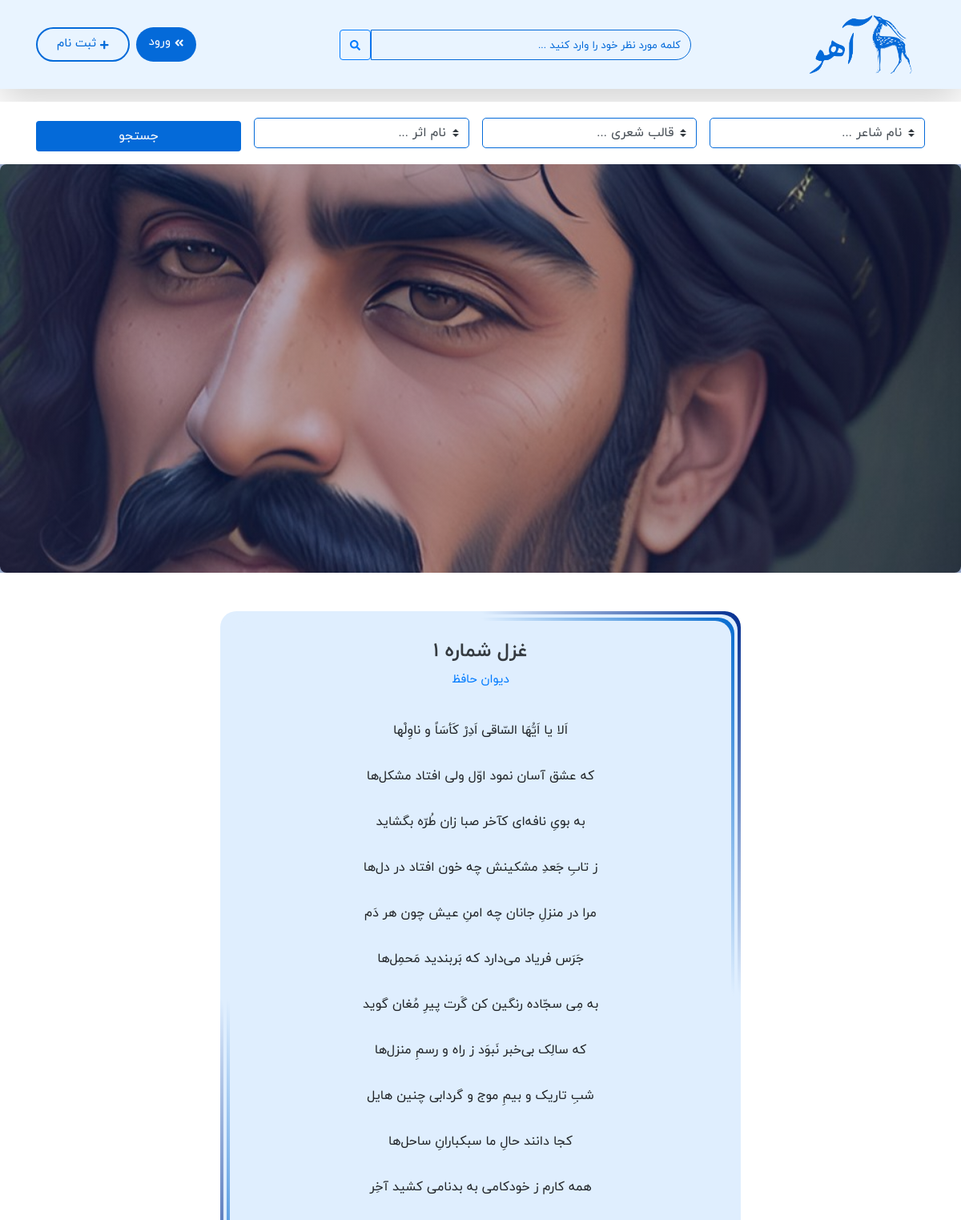
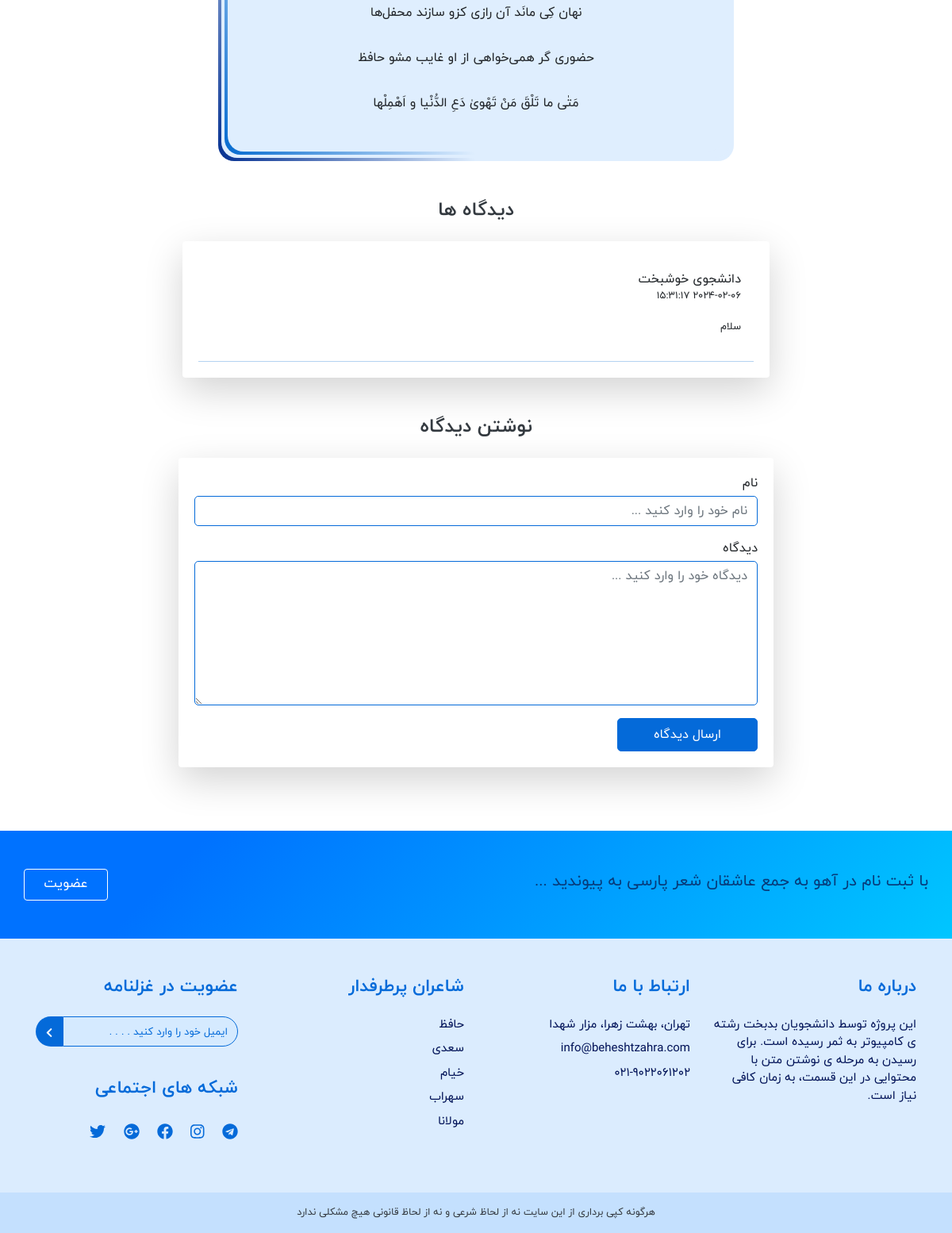
/index.php/ahooController/showAPoem/1, run on the app's committed database (2 pictures, top to bottom).
### tables this page shows
CREATE TABLE IF NOT EXISTS `poet` (
  `id` int NOT NULL AUTO_INCREMENT,
  `name` varchar(50) NOT NULL,
  `biography` text NOT NULL,
  PRIMARY KEY (`id`)
);

CREATE TABLE IF NOT EXISTS `poem` (
  `id` int NOT NULL AUTO_INCREMENT,
  `poem` text NOT NULL,
  `name` varchar(50) NOT NULL,
  `pname` varchar(50) NOT NULL,
  `book` varchar(50) NOT NULL,
  `form` varchar(50) NOT NULL,
  `admin_id` int NOT NULL,
  `book_id` int NOT NULL,
  PRIMARY KEY (`id`)
);

CREATE TABLE IF NOT EXISTS `comments` (
  `id` int NOT NULL AUTO_INCREMENT,
  `user_id` int NOT NULL,
  `uname` varchar(50) NOT NULL,
  `comment` text NOT NULL,
  `comment_date` datetime NOT NULL,
  `poem_id` int NOT NULL,
  PRIMARY KEY (`id`)
);

### application/controllers/ahooController.php (called while the page is built, shortened)
<?php
 class ahooController extends CI_Controller{
	 	public function showAPoem($poemId){
		$this->load->model('dataModel');
       $data2 = $this->dataModel->showAPoem($poemId);
       $data3 = $this->dataModel->poetPic($poemId);
       $data4 = $this->dataModel->showComments($poemId);
       $data['data2'] = json_encode($data2);
       $data['data3'] = json_encode($data3);
       $data['data4'] = json_encode($data4);
	   $this->load->view('inside_poem',$data);
	}
 }

### index.php (called while the page is built, shortened)
<?php
require_once BASEPATH.'core/CodeIgniter.php';

### application/models/dataModel.php (called while the page is built, shortened)
<?php
class dataModel extends CI_Model
{
	public function poetPic($poemid){
	    $sql="select poet.id as pid,poet.name as poet_name from poet inner join poem on poet.name=poem.pname where poem.id=".$poemid;
	     $query = $this->db->query($sql);
		 return $query->result_array();
	 }
	public function showAPoem($poemId){
		$sql="select * from poem where id=".$poemId;
		$query = $this->db->query($sql);
		 return $query->result_array();
	}
    public function showComments($poemId){
        $query = "SELECT * from comments WHERE poem_id = ".$poemId;
        $sql = $this->db->query($query);
        return $sql->result_array();
    }
}

### application/views/inside_poem.php (the view, shortened to what this page needs)
<!doctype html>
<html>
<head>
<link rel="stylesheet" type="text/css" href="<?php echo base_url() ?>css/bootstrap.min.css">
<link rel="stylesheet" type="text/css" href="<?php echo base_url() ?>css/bootstrap-rtl.css">
<link rel="stylesheet" type="text/css" href="<?php echo base_url() ?>css/hover-min.css">
<link rel="stylesheet" type="text/css" href="<?php echo base_url() ?>css/slick.css">
<link rel="stylesheet" type="text/css" href="<?php echo base_url() ?>css/slick-theme.css">
<link rel="stylesheet" type="text/css" href="<?php echo base_url() ?>css/style.css">
<link rel="stylesheet" type="text/css" href="<?php echo base_url() ?>css/all.min.css">
		    <?php foreach (json_decode($data2, true) as $row): ?>
	    <?php foreach (json_decode($data3, true) as $poet): ?>
</head>
<body>
	<header class="bg-navbar shadow-lg">
		<div class="container">
			<nav class="navbar navbar-light px-0">
				<a href="<?php echo base_url() ?>index.php/ahooController" class="navbar-brand">
					<img src="<?php echo base_url() ?>files/logo3.png" height="85px" alt="Logo">
				</a>
				<form action="<?php echo base_url('index.php/ahooController/simpleSearchPoem'); ?>" method="post">
                   <div class=" nav-item form-group ml-0 d-flex flex-row hsearch mb-0">
                       <input type="search" name="poem" class="form-control mr-sm-2 rounded-pill border-0 pt-1 pb-1" aria-label="Search" placeholder="کلمه مورد نظر خود را وارد کنید ..." style="width: 400px">
                       <button class="btn btn-outline-primary my-2 my-sm-0 rounded-start" type="submit"> <i class="fa fa-search align-middle" style="font-size: 13px"></i> </button>
                   </div>
				</form>
				<div class="d-flex align-items-center justify-content-between align-content-center">
					<ul class="navbar-nav text-center ml-auto d-flex flex-row">
						<li class="nav-item logbtn pr-3 pl-3">
							<a class="nav-link" href="<?php echo base_url() ?>index.php/ahooController/goToIndex/10">
								<i class="fa fa-angle-double-left align-middle" style="font-size: 13px"></i>
								ورود</a>
						</li>
						<li class="nav-item signbtn pr-4 pl-4 mr-2">
							<a class="nav-link" href="<?php echo base_url() ?>index.php/ahooController/goToIndex/20">
								<i class="fa fa-plus align-middle" style="font-size: 12px"></i>
								ثبت نام</a>
						</li>
					</ul>
				</div>
			</nav>
		</div>
	</header>
	<div class="bg-white py-3 mt-3">
		<div class="container">
			<div class="row">
				<div class="col-12">
					<form class="d-flex justify-content-center align-items-center text-center" method="post" action="<?php echo base_url()?>index.php/ahoocontroller/search">
						<select class="custom-select ml-3 select-custom" id="filter" name="poetField" >
							<option value="" selected>نام شاعر ...</option>
						</select>
						<select class="custom-select ml-3 select-custom" id="filter" name="formField" >
							<option value="" selected>قالب شعری ...</option>
						</select>
						<select class="custom-select ml-3 select-custom" id="filter" name="bookField">
							<option value="" selected>نام اثر ...</option>
						</select>
						<button type="submit" class="btn btn-block search-ctgr-btn mt-2" id="search" name="search" value="submit" > جستجو</button>
					</form>
				</div>
			</div>
		</div>
	</div>
	<div class="imgm d-flex justify-content-center">
		<img src="<?php echo base_url() ?>files/poet<?php echo $poet['pid']; ?>.jpg" alt="<?php echo $poet['poet_name']; ?>" class="img-fluid imgcu2 imgcu" width="1360px">
		<div class="imgcolor"></div>
	</div>
		<?php endforeach; ?>
	<main>
		<div class="mt-5">
			<div class="container">
				<div class="row d-flex justify-content-center">
					<div class="bg-poem py-1 px-1" style="width: 650px">
						<div class="bg-poem2 py-1 px-1">
							 <div class="bg-poem3 py-1 px-1">
								 <div class="bg-poem4 py-4 px-1">
									<div class="col-12 text-center text-dark">
										<h4 style="font-family: iybd"><?php echo $row['name']; ?></h4>
										<a href="#"> <?php echo $row['book']; ?></a>
									</div>
									<div class="d-flex justify-content-center mt-3">
										<div class="flex-row text-center" style="width: 750px">
											<div class="col-12 d-flex justify-content-center align-items-center lh-ins">
												<div class="col-lg-12">
													<p style="text-align: center">
														<?php
	                                                    $poemhtm = htmlspecialchars_decode($row['poem']);
	                                                    echo $poemhtm;
														?>
													</p>
												</div>
											</div>
										</div>
									</div>
								</div>
							</div>
						</div>
					</div>
				</div>
			</div>
		</div>
		<div class="mt-5">
			<div class="container">
				<div class="row d-flex justify-content-center">
					<div class="col-12 text-center text-dark">
						<h4 style="font-family: iybd"> دیدگاه ها</h4>
					</div>
					<div class="d-flex justify-content-center mt-3">
						<div class="col-12">
							<div class="card border-0 shadow-lg" style="width: 740px">
								<div class="card-body">
										<?php
	                                    foreach (json_decode($data4, true) as $row4):
	                                    ?>
									<div class="d-flex flex-column flex-lg-row align-items-center mb-0 review p-3 m-0 bd-btm">
										<div>
											<div class="d-flex align-items-center">
												<p class="mb-0"> <?php echo $row4['uname']; ?> </p>
											</div>
												<p><small class="d-block"> <?php echo $row4['comment_date']; ?></small></p>
												<p>
												  <small> <?php echo $row4['comment']; ?> </small></p>
										</div>
									</div>
									<?php endforeach; ?>
								</div>
							</div>
						</div>
					</div>
				</div>
			</div>
		</div>
		<div class="mt-5">
			<div class="container">
				<div class="row d-flex justify-content-center">
					<div class="col-12 text-center text-dark">
						<h4 style="font-family: iybd">نوشتن دیدگاه</h4>
					</div>
					<div class="d-flex justify-content-center mt-3">
						<div class="col-12">
							<div class="card border-0 shadow-lg">
								<div class="card-body review2">
									<form style="width: 710px" method="post" action="<?php echo base_url('index.php/ahooController/goToIndex/10')  ?>">
										<div class="form-group">
											<p class="mb-1"> نام </p>
											<input class="form-control" name="name" type="text" placeholder="نام خود را وارد کنید ...">
										</div>
										<div class="form-group">
											<p class="mb-1"> دیدگاه </p>
											<textarea class="form-control" name="comment" cols="30" rows="7" placeholder="دیدگاه خود را وارد کنید ..."></textarea>
										</div>
									  <input class="btn comm-btn py-2" type="submit" name="submit" id="submit" value="ارسال دیدگاه">
                                    </form>
								</div>
							</div>
						</div>
					</div>
				</div>
			</div>
		</div>
<?php endforeach; ?>
	<div class="register py-5">
		<div class="container">
			<div class="row flex-column flex-lg-row align-items-center justify-content-between text center">
				<div>
					<h5> با ثبت نام در آهو به جمع عاشقان شعر پارسی به پیوندید ... </h5>
				</div>
				<div class="mt-3 mt-lg-0">
					<a href="<?php echo base_url() ?>index.php/ahooController/goToIndex/20" class="btn px-4"> عضویت </a>
				</div>
			</div>
		</div>
	</div>
	</main>
<footer>
	<div class="footer-top py-5">
		<div class="container">
			<div class="row">
				<div class="col-12 col-lg-3 text-right mb-3">
					<h6 class="ttf mb-4 h6dr" style="font-family: iybd"> درباره ما </h6>
					<p class="dtf"> این پروژه توسط دانشجویان بدبخت رشته ی کامپیوتر به ثمر رسیده است. برای رسیدن به مرحله ی نوشتن متن با محتوایی در این قسمت، به زمان کافی نیاز است. </p>
				</div>
				<div class="col-12 col-lg-3 text-right mb-3">
					<h6 class="ttf mb-4 h6dr" style="font-family: iybd"> ارتباط با ما </h6>
					<p class="d-block dtf mb-2"> تهران، بهشت زهرا، مزار شهدا </p>
					<p class="d-block dtf mb-2"> info@beheshtzahra.com </p>
					<p class="d-block dtf mb-2"> 021-9022061202 </p>
				</div>
				<div class="col-12 col-lg-3 text-right mb-3">
					<h6 class="ttf mb-4 h6dr" style="font-family: iybd"> شاعران پرطرفدار </h6>
					<ul class="nav pr-0 flex-column">
						<li class="nav-item"> <a href="<?php echo base_url() ?>index.php/ahooController/InsidePoet/1" class="nav-link pt-0 pr-0 dtf"> حافظ </a> </li>
						<li class="nav-item"> <a href="<?php echo base_url() ?>index.php/ahooController/InsidePoet/6" class="nav-link pt-0 pr-0 dtf"> سعدی </a> </li>
						<li class="nav-item"> <a href="<?php echo base_url() ?>index.php/ahooController/InsidePoet/2" class="nav-link pt-0 pr-0 dtf"> خیام </a> </li>
						<li class="nav-item"> <a href="<?php echo base_url() ?>index.php/ahooController/InsidePoet/7" class="nav-link pt-0 pr-0 dtf"> سهراب </a> </li>
						<li class="nav-item"> <a href="<?php echo base_url() ?>index.php/ahooController/InsidePoet/4" class="nav-link pt-0 pr-0 dtf"> مولانا </a> </li>
					</ul>
				</div>
				<div class="col-12 col-lg-3 text-right mb-3">
					<h6 class="ttf mb-4 h6dr" style="font-family: iybd"> عضویت در غزلنامه </h6>
					<div class="follow2 d-flex justify-content-between justify-content-lg-between">
						<div class="form-group ml-0 d-flex flex-row">
							<input pe="text" class="form-control rounded-pill py-3 border-0" placeholder="ایمیل خود را وارد کنید . . . .">
							<a href="#" class="btn text-light"> <i class="fa fa-chevron-left align-middle" style="font-size: 13px"></i> </a>
						</div>
					</div>
					<h6 class="ttf my-4 h6dr" style="font-family: iybd"> شبکه های اجتماعی </h6>
					<div class="follow">
					 	<a href="#" class="ml-3 ttf"> <i class="fab fa-telegram align-middle"></i> </a>
						<a href="#" class="ml-3 ttf"> <i class="fab fa-instagram align-middle"></i> </a>
						<a href="#" class="ml-3 ttf"> <i class="fab fa-facebook align-middle"></i> </a>
						<a href="#" class="ml-3 ttf"> <i class="fab fa-google-plus align-middle"></i> </a>
						<a href="#" class="ml-3 ttf"> <i class="fab fa-twitter align-middle"></i> </a>
					</div>
				</div>
			</div>
		</div>
	</div>
	<div class="footer-bottom py-3 fmbg">
		<div class="container">
			<div class="row d-flex flex-column flex-lg-row justify-content-center align-items-center text-center">
				<p class="mb-0 text-dark mt-2 mt-lg-0 fsz-footer"> هرگونه کپی برداری از این سایت نه از لحاظ شرعی و نه از لحاظ قانونی هیچ مشکلی ندارد </p>
			</div>
		</div>
	</div>
</footer>
</body>
</html>

### css/style.css (style rules this page uses)
* { font-family: iyr; }
a { text-decoration: none !important; }
.bg-navbar { background: #E9F4FF; }
.hsearch input { background: #E9F4FF !important; color: #046AD9 !important; border: 0.5px solid #046AD9 !important; border-radius: 0px 50px 50px 0px !important; box-shadow: none !important; width: 400px; }
.hsearch input::placeholder { color: #046AD9 !important; font-size: 13px; }
.logbtn { background-color: #046AD9; border-radius: 30px; transition: all ease 0.2s; }
.logbtn a { color: white !important; transform: 0.2s; }
.signbtn { border: 2px solid #046AD9; border-radius: 30px; transition: all ease 0.3s; }
.signbtn a { color: #046AD9 !important; transform: 0.3s; }
.select-custom { border: 1px solid #046AD9; border-radius: 5px; }
.imgcu2 { box-shadow: 0px 0px 12px 9px rgba(0, 25, 52, 0.2); }
.imgcu { position: relative; top: 0; bottom: 0; left: 0; right: 0; overflow: hidden; border-radius: 8px; transition: all ease 0.2s !important; transform: 0.6s; }
.register { background-color: #ff5f6d; background-image: linear-gradient(315deg, #00c6ff 0, #0072ff 80%); color: #073B7A; margin: 5em 0em 0em 0em; }
.register a { color: #fff; border: 1px solid #fff; transition: 0.3s; font-size: 17px; }
.h6dr { font-size: 22px; }
.footer-top { background-color: #DBECFE; }
.footer-top p, a { font-size:15px; transition: 0.3s; }
.dtf { color: #001257; }
.ttf { color: #046AD9; }
.footer-top .nav .nav-item { transition: 0.3s; }
.footer-top .follow a { transition: 0.3s; font-size: 20px; }
.follow2 input { background: #D5EAFF !important; color: #046AD9 !important; border: 0.5px solid #046AD9 !important; border-radius: 0px 50px 50px 0px !important; box-shadow: none !important; }
.follow2 input::placeholder { color: #046AD9 !important; font-size: 13px; }
.follow2 a { background: #046AD9 !important; color: white !important; border-radius: 50px 0px 0px 50px !important; transition: 0.3s; }
.fmbg { background: #C4E0FE; }
.fsz-footer { font-size: 12.5px !important; }
.imgm { position: relative; top: 0; bottom: 0; left: 0; right: 0; overflow: hidden; border-radius: 0px !important; transition: all ease 0.2s !important; transform: 0.6s; }
.imgcolor { position: absolute; left: 0; width: 100%; height: 100%; top: 0; background-image: linear-gradient(to bottom, rgba(2, 46, 144, 0.3), rgba(2, 46, 144, 0.3)); }
.lh-ins { line-height: 41px !important; }
.bg-poem4 { background-color: #DFEEFE; border-radius: 20px; }
.bg-poem2 { background-color: #DFEEFE; border-radius: 20px; }
.bg-poem { background-image: linear-gradient(to top right, rgba(2, 46, 144, 1), rgba(223, 238, 254, 1), rgba(223, 238, 254, 1), rgba(223, 238, 254, 1), rgba(2, 46, 144, 1)); border-radius: 20px; }
.bg-poem3 { background-image: linear-gradient(to top right, rgba(4, 106, 207, 1), rgba(223, 238, 254, 1), rgba(223, 238, 254, 1), rgba(223, 238, 254, 1), rgba(4, 106, 207, 1)); border-radius: 20px; }
.review2 .div-brdr, input, textarea { border: 0.5px solid #046AD9 !important; border-radius: 5px !important; }
.comm-btn { background-color: #046AD9; border-radius: 5px; transition: all ease 0.3s; color: white !important; transform: 0.3s; padding-left: 45px !important; padding-right: 45px !important; }
.bd-btm { border-bottom: 1px solid rgba(4, 106, 207, 0.3); }
.ops select, input { border: 1px solid #046AD9 !important; }
.search-ctgr-btn { background-color: #046AD9; transition: all ease 0.2s; color: white !important; transform: 0.2s; }

### data on the page
poem: name "غزل شماره ۱", book "دیوان حافظ", poem "اَلا یا اَیُّهَا السّاقی اَدِرْ کَأسَاً و ناوِلْها که عشق آسان نمود اوّل ولی افتاد مشکل‌ها به بویِ نافه‌ای کآخر صبا زان طُرّه بگشاید ز تابِ جَعدِ مشکینش چه خون افتاد در دل‌ها مرا در منزلِ جانان چه امنِ عیش چون هر دَم جَرَس فریاد می‌دارد که بَربندید مَحمِل‌ها به مِی سجّاده رنگین کن گَرت پیرِ مُغان گوید که سالِک بی‌خبر نَبوَد ز راه و رسمِ منزل‌ها شبِ تاریک و بیمِ موج و گردابی چنین هایل کجا دانند حالِ ما سبکبارانِ ساحل‌ها همه کارم ز خودکامی به بدنامی کشید آخِر نهان کِی مانَد آن رازی کزو سازند محفل‌ها حضوری گر همی‌خواهی از او غایب مشو حافظ مَتٰی ما تَلْقَ مَنْ تَهْویٰ دَعِ الدُّنْیا و اَهْمِلْها"
comments: uname "دانشجوی خوشبخت", comment_date "2024-02-06 15:31:17", comment "سلام"
